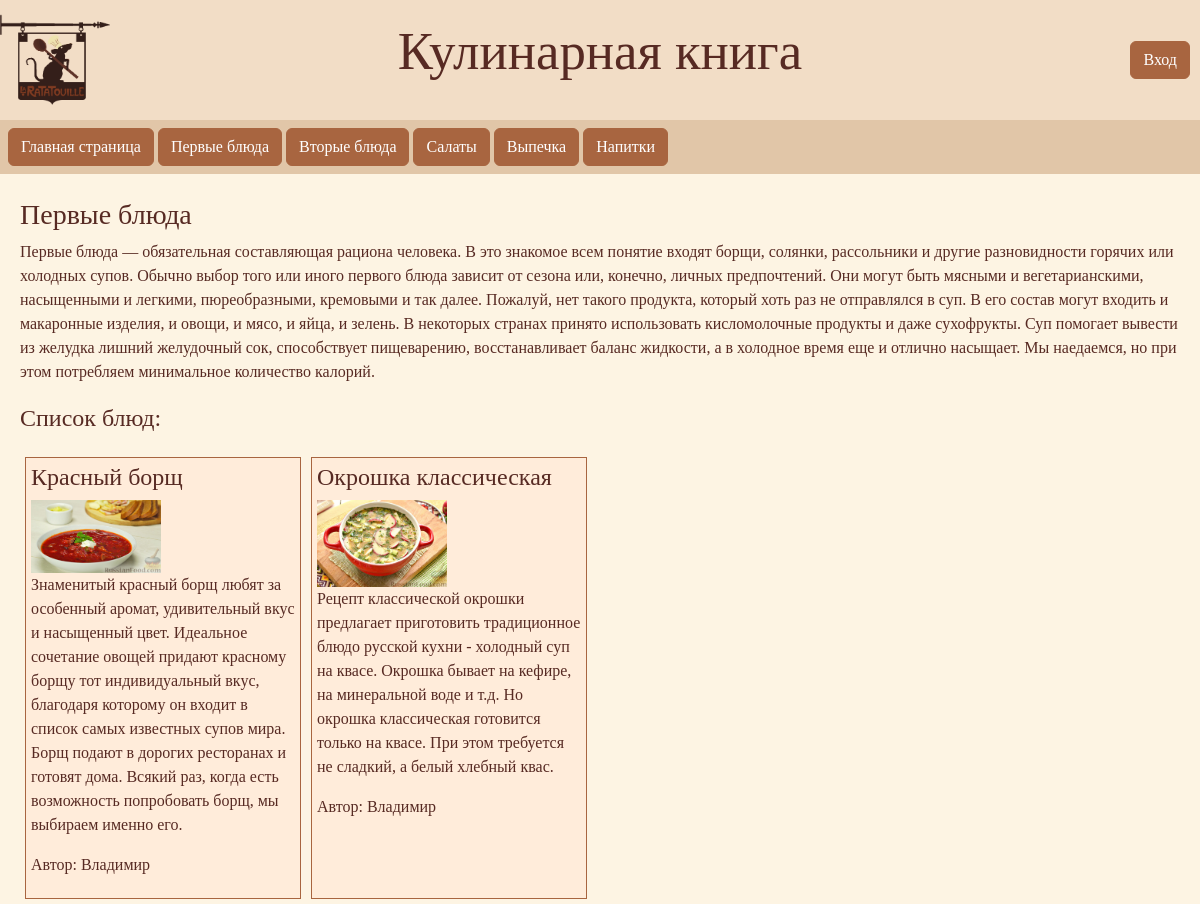
Screenshot of /first_meal with the database file from the repository.
### culinary_guide/models.py (models this page shows)
class Dishes(models.Model):
    title = models.CharField(max_length=200)
    description = models.TextField()
    products = models.TextField()
    recipe = models.TextField()
    image = models.CharField(max_length=200, default='')
    category = models.ForeignKey(Categories, on_delete=models.CASCADE)
    user = models.ForeignKey(User, on_delete=models.CASCADE)

### culinary_guide/views.py (the view)
# urls.py: path('first_meal', views.first_meal, name='first_meal'),
def first_meal(request):
    dishes = Dishes.objects.filter(category=1)
    return render(request, 'first_meal.html', {'dishes': dishes})

### culinary_guide/templates/first_meal.html (shortened to what this page needs)
{% extends "base.html" %}
{% load static %}
{% block content %}
    <div>
        <h3>
            Первые блюда
        </h3>
        <p>
            Первые блюда — обязательная составляющая рациона человека. В это знакомое всем понятие входят борщи,
            солянки, рассольники и другие разновидности горячих или холодных супов. Обычно выбор того или иного
            первого блюда зависит от сезона или, конечно, личных предпочтений. Они могут быть мясными и
            вегетарианскими, насыщенными и легкими, пюреобразными, кремовыми и так далее. Пожалуй, нет такого
            продукта, который хоть раз не отправлялся в суп. В его состав могут входить и макаронные изделия,
            и овощи, и мясо, и яйца, и зелень. В некоторых странах принято использовать кисломолочные продукты
            и даже сухофрукты. Суп помогает вывести из желудка лишний желудочный сок, способствует пищеварению,
            восстанавливает баланс жидкости, а в холодное время еще и отлично насыщает. Мы наедаемся, но при этом
            потребляем минимальное количество калорий.
        </p>
    </div>
    <div>
        <div class="el">
            <h4>Список блюд:</h4>
        </div>
        <div class="d-flex flex-wrap">
            {% for dish in dishes %}
                <div class="dish">
                    <a href="/dish_info/{{dish.id}}" class="text-decoration-none text-reset">
                        <div>
                            <h4>
                                {{dish.title}}
                            </h4>
                            <img class="image" src={% static dish.image %}>
                            <p>
                                {{dish.description}}
                            </p>
                            <p>
                                Автор: {{dish.user}}
                            </p>
                        </div>
                    </a>
                </div>
            {% endfor %}
        </div>
    </div>
{% endblock %}

### culinary_guide/static/css/style.css (style rules this page uses)
.dish { width: 23vw; margin: 5px; padding: 5px; background-color: #FFECDA; border: 1px double #A86540; text-decoration: none; }
.image { width: 130px; }
.el { margin: 20px 0; }

### rows the page displays
Dishes: title "Красный борщ", image (picture), description "Знаменитый красный борщ любят за особенный аромат, удивительный вкус и насыщенный цвет. Идеальное сочетание овощей придают красному борщу тот индивидуальный вкус, благодаря которому он входит в список самых известных супов мира. Борщ подают в дорогих ресторанах и готовят дома. Всякий раз, когда есть возможность попробовать борщ, мы выбираем именно его.", user "Владимир"
Dishes: title "Окрошка классическая", image (picture), description "Рецепт классической окрошки предлагает приготовить традиционное блюдо русской кухни - холодный суп на квасе. Окрошка бывает на кефире, на минеральной воде и т.д. Но окрошка классическая готовится только на квасе. При этом требуется не сладкий, а белый хлебный квас.", user "Владимир"
